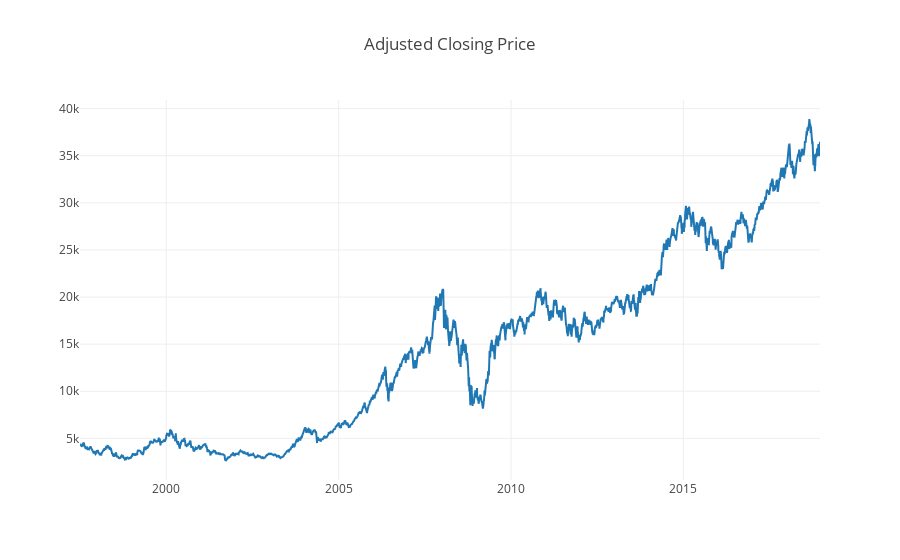

The cell this chart's notebook holds for it:
### Markdown cell above
## EDA and Feature Engineering

### Code cell
# Plot the Graph for Adjusted Closing Price

from plotly.offline import download_plotlyjs, init_notebook_mode, plot, iplot
import plotly
import plotly.graph_objs as go

init_notebook_mode(connected=True)

trace1 = go.Scatter(
    x=df.Date,
    y=df['Adj Close'],
    name='Closing Price'
)
data = [trace1]
layout = {'title': 'Adjusted Closing Price'}
fig = go.Figure(data=data, layout=layout)
iplot(fig, show_link=False)

### Figure 1 — Plotly figure (JSON) as saved in the notebook; plotly's stock layout.template omitted (floating-point values rounded to 4 significant figures; data arrays with more than 128 entries replaced by an {"elided": "..."} marker saying what was removed)
{"data": [{"name": "Closing Price", "type": "scatter", "uid": "59763ddd-0078-4673-9180-180b63fd4575", "x": {"elided": "5293 str values"}, "y": {"elided": "5293 float values"}}], "layout": {"title": "Adjusted Closing Price"}}
